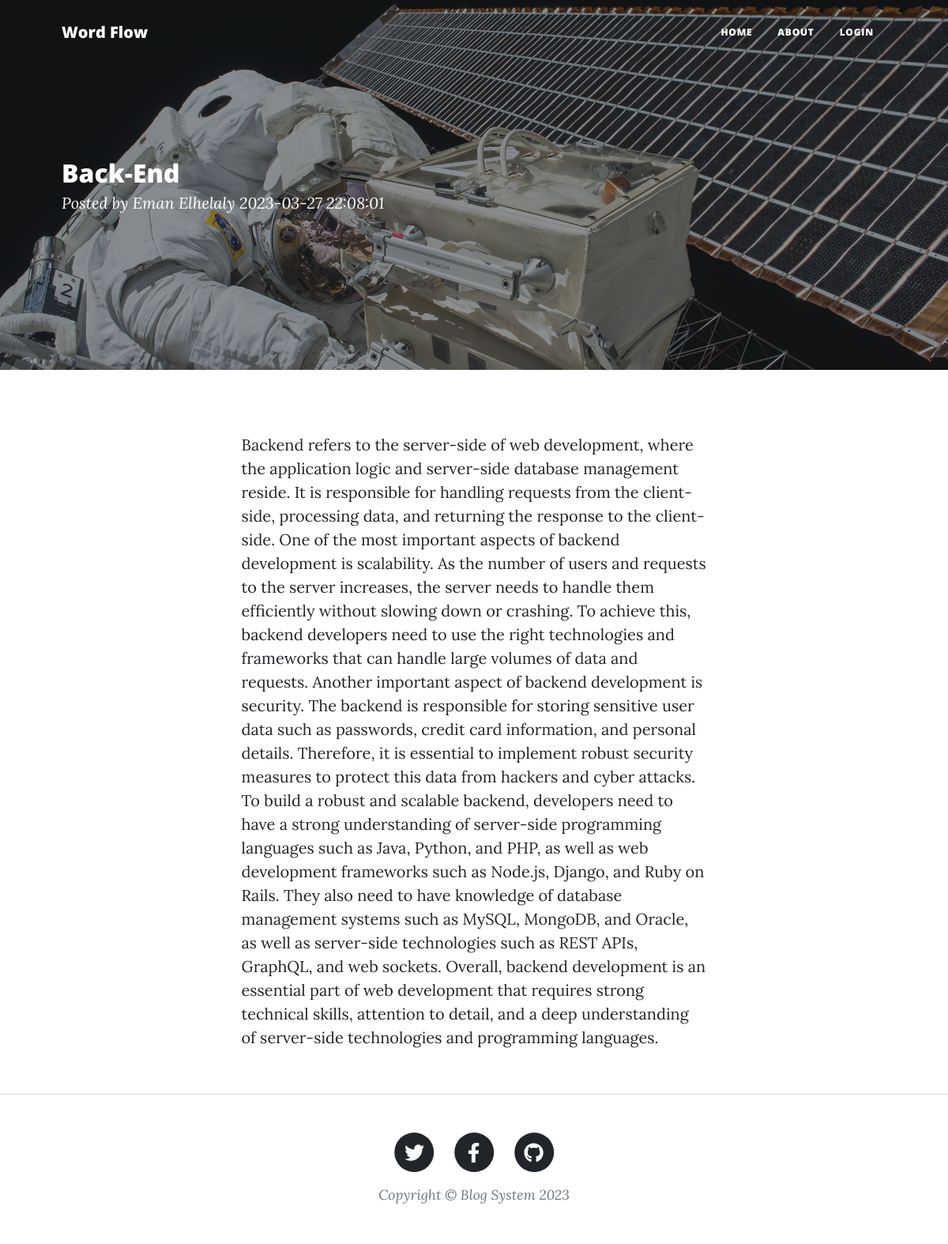
/Pages/post.php?id=9, run on the app's committed database.
### tables this page shows
CREATE TABLE `posts` (
  `id` int(11) NOT NULL,
  `author_id` int(11) NOT NULL,
  `title` varchar(255) NOT NULL,
  `content` text NOT NULL,
  `created_at` timestamp NOT NULL DEFAULT current_timestamp()
);

CREATE TABLE `users` (
  `id` int(11) NOT NULL,
  `username` varchar(255) NOT NULL,
  `email` varchar(255) NOT NULL,
  `password` varchar(255) NOT NULL,
  `created_at` timestamp NOT NULL DEFAULT current_timestamp()
);

### classes/Post.php (called while the page is built, shortened)
<?php
Class Post {
  private $pdo;
  private $table = "posts";
    public function __construct($pdo) {
        $this->pdo = $pdo;
    }
    function readOne($id)
    {
        $query = "SELECT p.title, p.content , p.author_id , p.created_at, u.username as author_name
        FROM " . $this->table . " p INNER JOIN users u
         ON p.author_id = u.id WHERE p.id = ? LIMIT 0,1";
        try {
            $stmt = $this->pdo->prepare($query);
            $stmt->bindParam(1, $id);
            $stmt->execute();
            $row = $stmt->fetch(PDO::FETCH_ASSOC);
            return $row;
        } catch (PDOException $e) {
            echo $e->getMessage();
            return false;
        }
    }
}
?>

### Pages/post.php (the view, shortened to what this page needs)
<?php
include_once ('../config/database.php');
include_once ('../Classes/Post.php');
include('../includes/header.php');
include('../includes/navbar.php');
$postobj = new POST($pdo);
if (isset($_GET['id'])) {
    if ($postobj->readOne($_GET['id'])) {
        $post = $postobj->readOne($_GET['id']);
    }
}
?>
<header class="masthead" style="background-image: url('../assets/img/post-bg.jpg')">
    <div class="container position-relative px-4 px-lg-5">
        <div class="row gx-4 gx-lg-5 justify-content-center">
            <div class="post-heading">
                <h2>
                    <?php
                    if (isset($post['title'])) :
                        echo $post['title'];
                    endif
                    ?>
                </h2>
                <span class="meta">
                    Posted by
                    <a href="#!">
                        <?php
                        if (isset($post['author_name'])) :
                            echo $post['author_name'];
                        endif
                        ?>
                    </a>
                    <?php
                    if ($post) :
                        echo $post['created_at'];
                    endif
                    ?>
                </span>
            </div>
        </div>
    </div>
</header>
<article class="mb-4">
    <div class="container px-4 px-lg-5">
        <div class="row gx-4 gx-lg-5 justify-content-center">
            <div class="col-md-10 col-lg-8 col-xl-7">
                <p>
                    <?php
                    if ($post) :
                        echo $post['content'];
                    endif
                    ?>
                </p>
            </div>
        </div>
    </div>
</article>
<?php
include('../includes/footer.php');
?>

### data on the page
posts: title "Back-End", author.username "Eman Elhelaly", created_at "2023-03-27 22:08:01", content "Backend refers to the server-side of web development, where the application logic and server-side database management reside. It is responsible for handling requests from the client-side, processing data, and returning the response to the client-side. One of the most important aspects of backend development is scalability. As the number of users and requests to the server increases, the server needs to handle them efficiently without slowing down or crashing. To achieve this, backend developers need to use the right technologies and frameworks that can handle large volumes of data and requests. Another important aspect of backend development is security. The backend is responsible for…"
